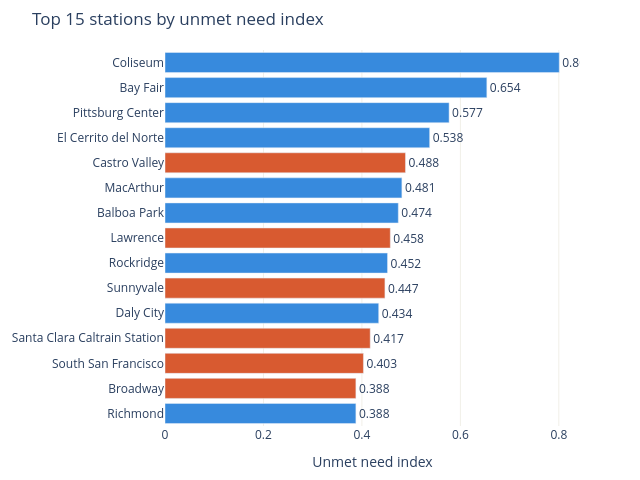

The cell this chart's notebook holds for it:
### Code cell
# ── 4b: Unmet need index — top 15 stations ───────────────────────────────────
top15 = df.nlargest(15, "unmet_need_index")[["station_name", "station_type", "unmet_need_index"]].copy()
top15["color"] = top15["station_type"].map(COLORS).fillna(COLORS["unknown"])
top15 = top15.sort_values("unmet_need_index")

fig_unmet = go.Figure(go.Bar(
    x=top15["unmet_need_index"],
    y=top15["station_name"],
    orientation="h",
    marker_color=top15["color"],
    text=top15["unmet_need_index"].round(3),
    textposition="outside",
))
fig_unmet.update_layout(
    title="Top 15 stations by unmet need index",
    xaxis_title="Unmet need index",
    height=480, width=640,
    paper_bgcolor="white", plot_bgcolor="white",
    xaxis=dict(gridcolor="#F1EFE8"),
    margin=dict(l=160, r=60, t=50, b=40),
)
fig_unmet.show()

### Figure 1 — Plotly figure (JSON) as saved in the notebook; plotly's stock layout.template omitted (floating-point values rounded to 4 significant figures)
{"data": [{"marker": {"color": ["#378ADD", "#D85A30", "#D85A30", "#D85A30", "#378ADD", "#D85A30", "#378ADD", "#D85A30", "#378ADD", "#378ADD", "#D85A30", "#378ADD", "#378ADD", "#378ADD", "#378ADD"]}, "orientation": "h", "text": [0.388, 0.388, 0.403, 0.417, 0.434, 0.447, 0.452, 0.458, 0.474, 0.481, 0.488, 0.538, 0.577, 0.654, 0.801], "textposition": "outside", "type": "bar", "x": [0.3878, 0.3878, 0.4031, 0.4168, 0.4341, 0.4467, 0.452, 0.4576, 0.4739, 0.4812, 0.4885, 0.5376, 0.5771, 0.6537, 0.8008], "y": ["Richmond", "Broadway", "South San Francisco", "Santa Clara Caltrain Station", "Daly City", "Sunnyvale", "Rockridge", "Lawrence", "Balboa Park", "MacArthur", "Castro Valley", "El Cerrito del Norte", "Pittsburg Center", "Bay Fair", "Coliseum"]}], "layout": {"height": 480, "margin": {"b": 40, "l": 160, "r": 60, "t": 50}, "paper_bgcolor": "white", "plot_bgcolor": "white", "title": {"text": "Top 15 stations by unmet need index"}, "width": 640, "xaxis": {"gridcolor": "#F1EFE8", "title": {"text": "Unmet need index"}}}}
